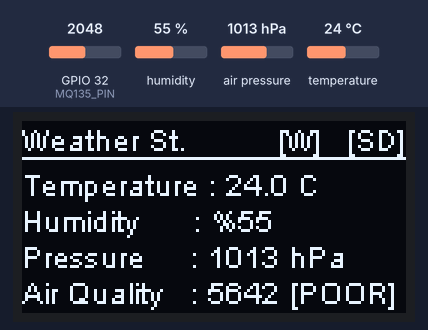
Simulated run of this program. Board: ESP32. On the bench: 128×64 one-colour display. The test bench sets the inputs (shaded band); at power-on: humidity 55 %, GPIO 32 (MQ135_PIN) = 2048, air pressure 1013 hPa, temperature 24 °C. WiFi joins after 1.5 s; servers stay silent unless stated; the local clock reads 2024-03-15 10:24:30 at power-on unless the program sets it; storage starts empty; what the program prints to the serial monitor is not drawn.

Above: at 4.8 s.
4.9 s: humidity set to 22 %
At 5.26 s:
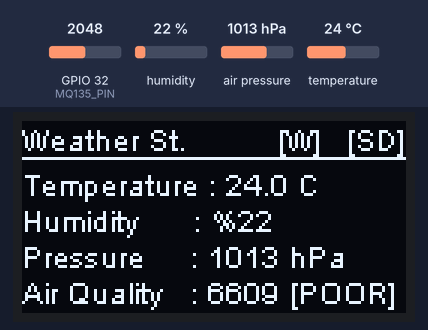
6.6 s: GPIO 32 (MQ135_PIN) set to 1985
At 6.76 s:
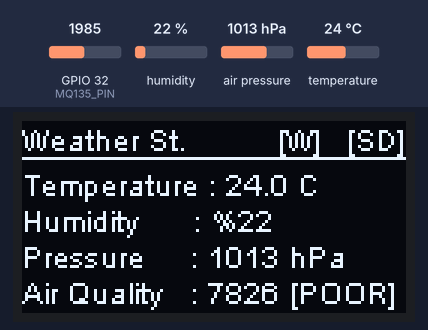
8.1 s: air pressure set to 952 hPa
At 8.26 s:
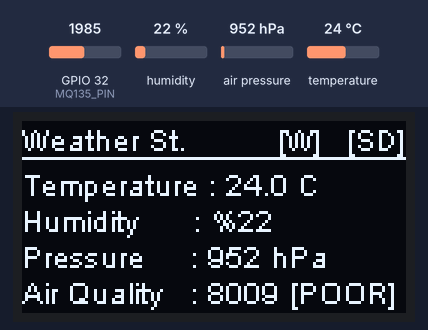
9.6 s: temperature set to 12 °C
At 9.76 s:
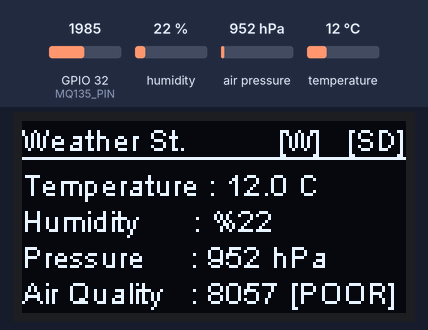
11.1 s: GPIO 32 (MQ135_PIN) set to 2065
At 11.26 s:
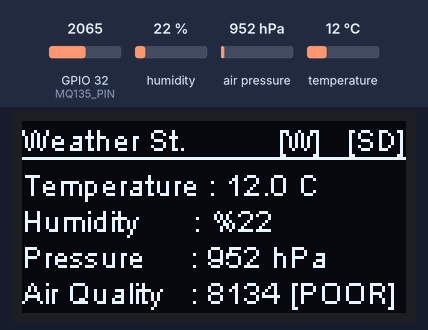
12.6 s: GPIO 32 (MQ135_PIN) set to 2866
At 13.01 s:
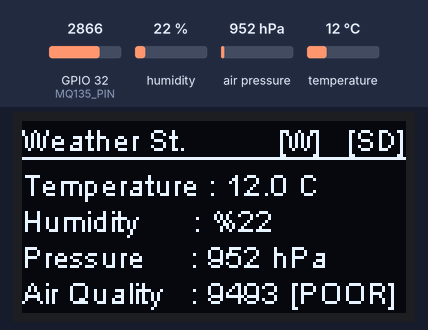
Timing chart, 0 to 15.1 s (numbered marks = the images above; inputs shaded):
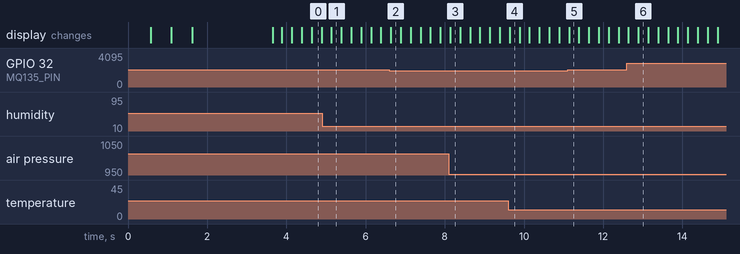

The program:

main.cpp
```cpp
/*
 * Project: IoT Weather Station - FINAL PRO VERSION
 * Author: Berfin Akinci
 * Platform: ESP32-WROOM-32
 * Date: January 2026
 * Description:
 * - SD Speed: 1 MHz (Stable)
 * - Auto Time Recovery: YES (Syncs automatically when WiFi returns)
 * - Power Safe: Optimized
 */

#include <Arduino.h>
#include <Wire.h>
#include "SH1106Wire.h"
#include <Adafruit_Sensor.h>
#include <Adafruit_BME280.h>
#include <WiFi.h>
#include "ThingSpeak.h"
#include "time.h"
#include "FS.h"
#include "SD.h"
#include "SPI.h"
#include "soc/soc.h"
#include "soc/rtc_cntl_reg.h"

// --- CONFIGURATION ---
#define MQ135_PIN 32
#define SD_CS_PIN 5

// --- CALIBRATION ---
const int MIN_DISPLAY_VALUE = 135;
const int SENSITIVITY_GAIN = 4;

// --- WIFI & THINGSPEAK CREDENTIALS ---
const char* ssid = "YOUR_WIFI_NAME";
const char* password = "YOUR_WIFI_PASSWORD";

unsigned long myChannelNumber = 3212753;
const char * myWriteAPIKey = "7IEZ489MAT2UQIZW";

// --- TIME SETTINGS (NTP) ---
const char* ntpServer = "pool.ntp.org";
const long  gmtOffset_sec = 10800; // UTC+3 (Turkey Time)
const int   daylightOffset_sec = 0;

// --- OBJECT INITIALIZATION ---
SH1106Wire display(0x3C, 21, 22);
Adafruit_BME280 bme;
WiFiClient client;

// --- TIMER VARIABLES (Non-Blocking) ---
unsigned long prevTimeDisplay = 0;
unsigned long prevTimeSD = 0;
unsigned long prevTimeCloud = 0;
unsigned long prevTimeSDCheck = 0;

// --- GLOBAL VARIABLES ---
float smoothedValue = 135.0;
bool isCardMounted = false;

// --- FUNCTION: GET TIMESTAMP ---
String getFullDateTime() {
  struct tm timeinfo;
  time_t now;

  time(&now);
  localtime_r(&now, &timeinfo);

  char timeStringBuff[50];
  // Excel compatible format: DD.MM.YYYY HH:MM:SS
  strftime(timeStringBuff, sizeof(timeStringBuff), "%d.%m.%Y %H:%M:%S", &timeinfo);

  return String(timeStringBuff);
}

// --- FUNCTION: CHECK/WRITE CSV HEADERS ---
void checkHeaders() {
    // 1MHz LOW SPEED for Stability
    File file = SD.open("/weather_data.csv", FILE_READ);
    bool isFileEmpty = !file || file.size() == 0;
    if(file) file.close();

    if(isFileEmpty) {
       File writeFile = SD.open("/weather_data.csv", FILE_WRITE);
       if(writeFile) {
         writeFile.println("Date_Time;Temperature_C;Humidity_Pct;Pressure_hPa;Air_Quality_Raw");
         writeFile.close();
         Serial.println("Headers initialized.");
       }
    }
}

// --- FUNCTION: ROBUST SD LOGGING ---
void logToSD(String dataMessage) {
  // Hot-Swap Logic
  if (!isCardMounted) {
    SD.end();
    // CRITICAL FIX: Speed lowered to 1MHz for stability
    if(SD.begin(SD_CS_PIN, SPI, 1000000)) {
       isCardMounted = true;
       checkHeaders();
    } else {
       return;
    }
  }

  File file = SD.open("/weather_data.csv", FILE_APPEND);

  if(!file) {
    isCardMounted = false;
    SD.end();
    return;
  }

  if(file.println(dataMessage)) {
    Serial.println("LOG: " + dataMessage);
    isCardMounted = true;
  } else {
    file.close();
    isCardMounted = false;
    SD.end();
  }
  file.close();
}

void setup() {
  // 1. Hardware Configuration
  analogSetAttenuation(ADC_11db);
  WRITE_PERI_REG(RTC_CNTL_BROWN_OUT_REG, 0);

  Serial.begin(115200);
  Wire.begin();

  // 2. Initialize Display
  display.init();
  display.flipScreenVertically();
  display.setFont(ArialMT_Plain_10);

  // 3. Initialize Sensors
  if (!bme.begin(0x76, &Wire)) {
     Serial.println("BME280 Sensor Error!");
  }

  // 4. Initialize SD Card (1 MHz Low Speed)
  if(!SD.begin(SD_CS_PIN, SPI, 1000000)) {
    isCardMounted = false;
    Serial.println("SD Card Failed or Missing!");
  } else {
    isCardMounted = true;
    checkHeaders();
  }

  // 5. Connect WiFi
  display.clear();
  display.setTextAlignment(TEXT_ALIGN_LEFT);
  display.drawString(0, 0, "Connecting WiFi:");
  display.drawString(0, 15, ssid);
  display.display();

  WiFi.mode(WIFI_STA);
  WiFi.begin(ssid, password);

  int tryCount = 0;
  while (WiFi.status() != WL_CONNECTED && tryCount < 20) {
    delay(500);
    tryCount++;
    Serial.print(".");
    display.drawString(tryCount * 5, 30, ".");
    display.display();
  }

  display.clear();
  if(WiFi.status() == WL_CONNECTED) {
    Serial.println("\nConnected!");
    display.drawString(0, 0, "WiFi Connected!");
    display.drawString(0, 15, "IP: " + WiFi.localIP().toString());

    // 6. Time Sync (NTP)
    configTime(gmtOffset_sec, daylightOffset_sec, ntpServer);
    display.drawString(0, 35, "Time Sync OK!");
  } else {
    Serial.println("\nWiFi Failed!");
    display.drawString(0, 0, "WiFi Failed!");
    display.drawString(0, 15, "Mode: Offline Log");
  }

  // 7. Safety Net: Manual Fallback Date
  struct tm timeinfo;
  if(!getLocalTime(&timeinfo, 0) || timeinfo.tm_year < 100) {
      Serial.println("Time Recovery Failed. Setting Manual Demo Date.");

      // Manual Set: January 19, 2026, 12:00:00
      struct tm tm_manual;
      tm_manual.tm_year = 2026 - 1900;
      tm_manual.tm_mon  = 0;
      tm_manual.tm_mday = 19;
      tm_manual.tm_hour = 12;
      tm_manual.tm_min  = 0;
      tm_manual.tm_sec  = 0;
      tm_manual.tm_isdst = 0;

      time_t t = mktime(&tm_manual);
      struct timeval now = { .tv_sec = t };
      settimeofday(&now, NULL);
  }

  display.display();
  delay(2000);

  ThingSpeak.begin(client);
}

void loop() {
  unsigned long currentTime = millis();

  // --- TASK 1: HOT-SWAP SD CARD CHECK (Every 2 Seconds) ---
  if (!isCardMounted && (currentTime - prevTimeSDCheck >= 2000)) {
       prevTimeSDCheck = currentTime;
       SD.end();
       if (SD.begin(SD_CS_PIN, SPI, 1000000)) {
           isCardMounted = true;
           checkHeaders();
           Serial.println("SD Card Re-inserted and Mounted!");
       }
  }

  // --- TASK 2: SENSOR READING & DISPLAY UPDATE (Every 250ms) ---
  if (currentTime - prevTimeDisplay >= 250) {
    prevTimeDisplay = currentTime;

    float t = bme.readTemperature();
    float h = bme.readHumidity();
    float p = bme.readPressure() / 100.0F;

    // Smooth Air Quality Readings
    long totalMQ = 0;
    for(int i=0; i<5; i++) {
      totalMQ += analogRead(MQ135_PIN); delay(2);
    }
    int raw_reading = totalMQ / 5;
    int calculatedValue = MIN_DISPLAY_VALUE + (raw_reading * SENSITIVITY_GAIN);
    smoothedValue = (smoothedValue * 0.8) + (calculatedValue * 0.2);
    int showVal = (int)smoothedValue;

    String statusTag = "";
    if (showVal < 160) statusTag = "[GOOD]";
    else if (showVal < 250) statusTag = "[FAIR]";
    else statusTag = "[POOR]";

    display.clear();
    display.setFont(ArialMT_Plain_10);
    display.setTextAlignment(TEXT_ALIGN_LEFT);
    display.drawString(0, 0, "Weather St.");

    display.setTextAlignment(TEXT_ALIGN_RIGHT);
    String wifiIcon = (WiFi.status() == WL_CONNECTED) ? "[W]" : "[X]";
    String sdIcon = (isCardMounted) ? "[SD]" : "[NO]";
    display.drawString(100, 0, wifiIcon);
    display.drawString(128, 0, sdIcon);
    display.drawLine(0, 12, 128, 12);

    display.setTextAlignment(TEXT_ALIGN_LEFT);
    display.drawString(0, 15, "Temperature : " + String(t, 1) + " C");
    display.drawString(0, 27, "Humidity      : %" + String((int)h));
    display.drawString(0, 39, "Pressure     : " + String((int)p) + " hPa");
    display.drawString(0, 51, "Air Quality   : " + String(showVal) + " " + statusTag);

    display.display();
  }

  // --- TASK 3: LOCAL DATA LOGGING (Every 1 Minute) ---
  if (currentTime - prevTimeSD >= 60000) {
    prevTimeSD = currentTime;

    String timeStamp = getFullDateTime();
    float t = bme.readTemperature();
    float h = bme.readHumidity();
    float p = bme.readPressure() / 100.0F;
    int air = (int)smoothedValue;

    // EXCEL FIX: Convert Dot to Comma
    String sTemp = String(t); sTemp.replace(".", ",");
    String sHum = String(h);  sHum.replace(".", ",");
    String sPres = String(p); sPres.replace(".", ",");

    String logLine = timeStamp + ";" + sTemp + ";" + sHum + ";" + sPres + ";" + String(air);
    logToSD(logLine);
  }

  // --- TASK 4: CLOUD TELEMETRY & AUTO-TIME RECOVERY (Every 20 Seconds) ---
  if (currentTime - prevTimeCloud >= 20000) {
    prevTimeCloud = currentTime;

    if(WiFi.status() == WL_CONNECTED) {

       // --- SMART TIME RECOVERY ---
       // Check if time is still "Manual/Wrong" (Year 2026 Manual set or before)
       // If WiFi is back, force an NTP update.
       struct tm timeinfo;
       if(getLocalTime(&timeinfo, 0)) {
           // If we are still in the "Manual Start" hour and minutes (roughly), try to sync
           // This is a gentle check, consumes no power.
           if(timeinfo.tm_year < (2025-1900) || (timeinfo.tm_hour == 12 && timeinfo.tm_min < 5)) {
              configTime(gmtOffset_sec, daylightOffset_sec, ntpServer);
           }
       }

       ThingSpeak.setField(1, bme.readTemperature());
       ThingSpeak.setField(2, bme.readHumidity());
       ThingSpeak.setField(3, bme.readPressure() / 100.0F);
       ThingSpeak.setField(4, (int)smoothedValue);
       ThingSpeak.writeFields(myChannelNumber, myWriteAPIKey);
       Serial.println("Data sent to ThingSpeak");
    } else {
       Serial.println("WiFi Disconnected! Skipping upload.");
    }
  }
}
```
